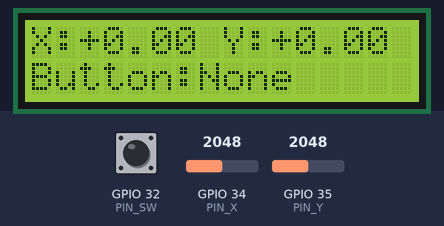
A sketch run on a simulated ESP32. Shown: 16×2 character LCD. The test bench sets the inputs (shaded band); at power-on: GPIO 32 (PIN_SW) HIGH, GPIO 34 (PIN_X) = 2048, GPIO 35 (PIN_Y) = 2048. What the sketch prints to the serial monitor is not drawn.

Above: at 2.0 s.
2.1 s: GPIO 32 (PIN_SW) pulled LOW for 3.2 s
At 5.8 s:
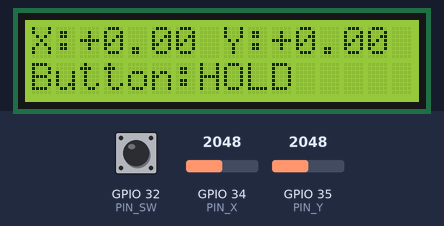
6.8 s: GPIO 32 (PIN_SW) pulled LOW for 0.15 s
At 7.9 s:
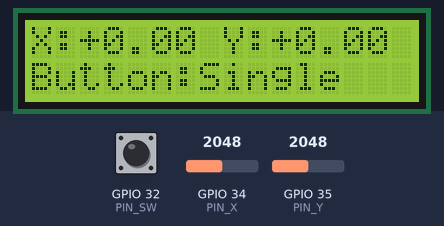
9.6 s: GPIO 34 (PIN_X) set to 1829
11.1 s: GPIO 34 (PIN_X) set to 1732
At 11.7 s:
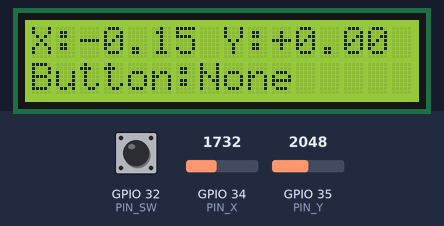
12.6 s: GPIO 35 (PIN_Y) set to 1873
14.1 s: GPIO 35 (PIN_Y) set to 1745
At 15.5 s:
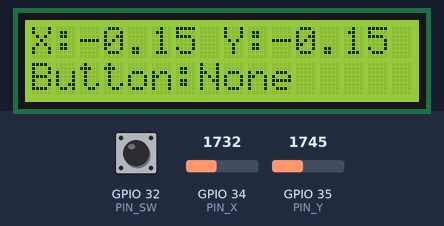
Timing chart, 0 to 16.6 s (numbered marks = the images above; inputs shaded):
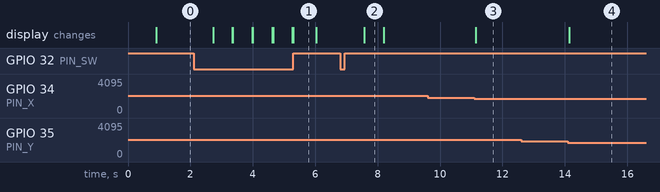

Measured:
- the behaviour switches between 1803 and 1802 on GPIO 34 (PIN_X) (found by bisection; images 2 and 3)
- the behaviour switches between 1803 and 1802 on GPIO 35 (PIN_Y) (found by bisection; images 3 and 4)
- after the input at 2.1 s, the display: changes after 0.62 s (image 1)
- after the input at 6.8 s, the display: changes after 0.77 s (image 2)
- after the input at 9.6 s, every drawn part: stays the same
- after the input at 11.1 s, the display: changes at once (image 3)
- after the input at 12.6 s, every drawn part: stays the same
- after the input at 14.1 s, the display: changes after 0.05 s (image 4)
- what the display in image 2 shows lasts 0.6 s, from 7.6 s to 8.2 s

The sketch:

main.ino
```cpp
#include <Arduino.h>
#include <Wire.h>
#include <LiquidCrystal_I2C.h>

LiquidCrystal_I2C lcd(0x27, 16, 2);

// ================= PINS =================
#define PIN_X   34
#define PIN_Y   35
#define PIN_SW  32

// ================= SETTINGS =================
#define DEBOUNCE   40
#define HOLD_TIME   500
#define CLICK_GAP   500      // 🔥 окно между кликами
#define UI_TIMEOUT  600      // 🔥 через сколько сбрасывать msg

// ================= STATE =================
bool btnState = HIGH;
bool lastReading = HIGH;

unsigned long lastDebounce = 0;
unsigned long pressTime = 0;
unsigned long lastRelease = 0;
unsigned long lastEventTime = 0;

uint8_t clickCount = 0;

bool holding = false;
bool holdEvent = false;
bool clickResolved = false;

const char* msg = "None";

// ================= SETUP =================
void setup() {
  Serial.begin(115200);
  Wire.begin(21, 22);

  lcd.init();
  lcd.backlight();
  lcd.clear();

  pinMode(PIN_X, INPUT);
  pinMode(PIN_Y, INPUT);
  pinMode(PIN_SW, INPUT_PULLUP);

  lcd.setCursor(0, 0);
  lcd.print("Joystick Ready");
  delay(800);
  lcd.clear();
}

// ================= LOOP =================
void loop() {

  // ===== JOYSTICK =====
  int x = analogRead(PIN_X);
  int y = analogRead(PIN_Y);

  float xf = (x - 2048) / 2048.0;
  float yf = (y - 2048) / 2048.0;

  if (fabs(xf) < 0.12) xf = 0;
  if (fabs(yf) < 0.12) yf = 0;

  // ===== BUTTON =====
  bool reading = digitalRead(PIN_SW);

  if (reading != lastReading) {
    lastDebounce = millis();
  }

  if (millis() - lastDebounce > DEBOUNCE) {

    if (reading != btnState) {
      btnState = reading;
      lastEventTime = millis(); // 🔥 любое событие

      // ===== PRESS =====
      if (btnState == LOW) {
        pressTime = millis();
        holding = false;
        holdEvent = false;
        clickResolved = false;
      }

      // ===== RELEASE =====
      else {
        unsigned long duration = millis() - pressTime;

        if (holdEvent) {
          clickCount = 0;
        }
        else {
          if (duration < HOLD_TIME) {
            clickCount++;
            lastRelease = millis();
          } else {
            clickCount = 0;
          }
        }
      }
    }
  }

  // ===== HOLD =====
  if (btnState == LOW &&
      !holding &&
      millis() - pressTime > HOLD_TIME) {

    holding = true;
    holdEvent = true;
    clickCount = 0;
    msg = "HOLD";
    lastEventTime = millis();
  }

  // ===== CLICK FINISH =====
  if (!holding && clickCount > 0 && !clickResolved) {

    if (millis() - lastRelease > CLICK_GAP) {

      if (clickCount == 1) msg = "Single";
      else if (clickCount == 2) msg = "Double";
      else if (clickCount == 3) msg = "Triple";
      else msg = "Multi";

      clickCount = 0;
      clickResolved = true;
      lastEventTime = millis();
    }
  }

  // ===== AUTO RESET MSG =====
  if (millis() - lastEventTime > UI_TIMEOUT) {
    msg = "None";
    clickCount = 0;
    holding = false;
    holdEvent = false;
  }

  lastReading = reading;

  // ===== LCD =====
  lcd.setCursor(0, 0);
  char buf[17];
  snprintf(buf, sizeof(buf), "X:%+5.2f Y:%+5.2f", xf, yf);
  lcd.print(buf);

  lcd.setCursor(0, 1);
  snprintf(buf, sizeof(buf), "Button:%-8s", msg);
  lcd.print(buf);

  // ===== DEBUG =====
  static unsigned long t = 0;
  if (millis() - t > 150) {
    Serial.printf("State:%d Clicks:%d Hold:%d Msg:%s\n",
                  btnState, clickCount, holding, msg);
    t = millis();
  }
}
```
